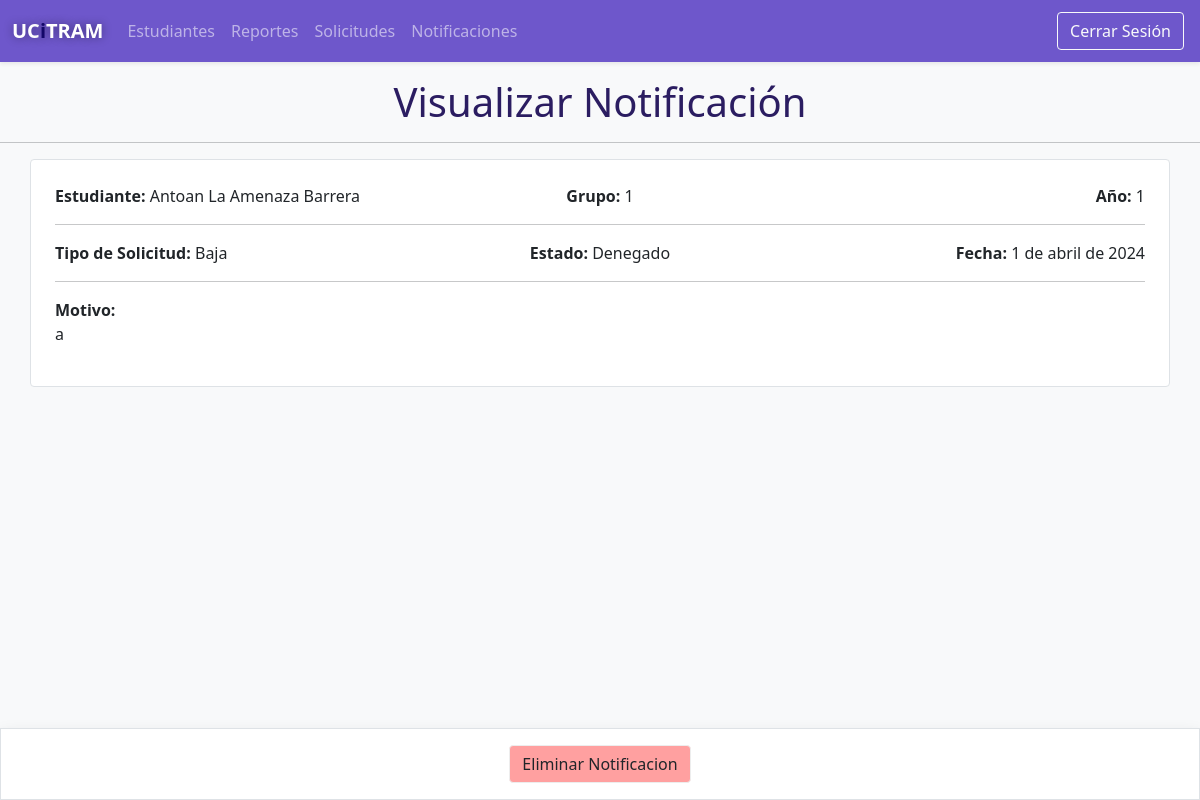
The app's page /secretario/notificaciones/13/ with its own data.
### app/models.py (models this page shows)
class NotificacionSolicitud(models.Model):
  estudiante = models.ForeignKey(Estudiante, on_delete = models.CASCADE)
  tipo = models.CharField(max_length = 255, null = 0, blank = 0)
  motivo = models.TextField(blank = 0, null = 0)
  estado = models.CharField(max_length = 50, blank = 0, null = 0)
  fecha = models.DateField()
  fecha_notificacion = models.DateField(default = timezone.now)
  visto = models.BooleanField(default=0)
  class Meta:
    verbose_name = 'Notificacion'
    verbose_name_plural = 'Notifiaciones'
    db_table = 'notificaciones'

class Usuario(models.Model):
  usuario = models.OneToOneField(User, on_delete = models.CASCADE, primary_key = 1)
  rol = models.CharField(max_length = 20, blank = 0, null = 0)
  class Meta:
    verbose_name = 'Usuario'
    verbose_name_plural = 'Usuarios'
    db_table = 'usuario'

class Estudiante(Usuario):
  grupo = models.CharField(max_length = 20, null = 0, blank = 0)
  anno = models.IntegerField(default = 1)
  class Meta:
    verbose_name = 'Estudiante'
    verbose_name_plural = 'Estudiantes'
    db_table = 'estudiantes'

class Usuario(models.Model):
  usuario = models.OneToOneField(User, on_delete = models.CASCADE, primary_key = 1)
  rol = models.CharField(max_length = 20, blank = 0, null = 0)
  class Meta:
    verbose_name = 'Usuario'
    verbose_name_plural = 'Usuarios'
    db_table = 'usuario'

### app/views/secretario/views.py (the view)
# urls.py: path('notificaciones/<int:pk>/', VisualizarNotificacion.as_view(), name='visualizar_notificacion_estudiante'),
class VisualizarNotificacion(DetailView):
  rol = 'secretario'
  model = NotificacionSolicitudSecretario
  context_object_name = 'notificacion'
  template_name = 'secretario/notificaciones/visualizar_notificacion.html'
  def dispatch(self, request, *args, **kwargs):
    a = self.get_object()
    a.visto = True
    a.save()
    return super().dispatch(request, *args, **kwargs)

### templates/secretario/notificaciones/visualizar_notificacion.html (shortened to what this page needs)
{% extends "layout/base_secretario.html" %}
{% load static %}
{% block 'sub-estilos' %}
<link rel="stylesheet" href="{% static 'css/botones.css' %}">
{% endblock %}
{% block 'contenido' %}
<div class="text-center mt-3">
  <h1>Visualizar Notificación</h1>
</div>
<hr>
<div class="container bg-white border rounded p-4">
  <div class="row">
    <div class="col-sm-4">
      <span class='fw-bold'>Estudiante:</span>
      {{notificacion.estudiante.usuario.first_name}}
      {{notificacion.estudiante.usuario.last_name}}
    </div>
    <div class="col-sm-4 text-sm-center">
      <span class='fw-bold'>Grupo:</span>
      {{notificacion.estudiante.grupo}}
    </div>
    <div class="col-sm-4 text-sm-end">
      <span class='fw-bold'>Año:</span>
      {{notificacion.estudiante.anno}}
    </div>
  </div>
  <hr>
  <div class="row">
    <div class="col-sm-4">
      <span class='fw-bold'>Tipo de Solicitud:</span> {{notificacion.tipo}}
    </div>
    <div class="col-sm-4 text-sm-center">
      <span class='fw-bold'>Estado:</span> {{notificacion.estado}}
    </div>
    <div class="col-sm-4 text-sm-end">
      <span class='fw-bold'>Fecha:</span> {{notificacion.fecha}}
    </div>
  </div>
  <hr>
  <div class='mt'>
    <span class='fw-bold'>Motivo:</span>
    <p>{{notificacion.motivo}}</p>
  </div>
</div>
<div class="mt-5 p-4"></div>
<div class="fixed-bottom d-flex p-3 justify-content-center bg-white border shadow">
  <a href="{% url "eliminar_notificacion_secretario" notificacion.pk %}" class="btn btn-eliminar">Eliminar Notificacion</a>
</div>
{% endblock %}

### static/css/secretario/secretario.css (style rules this page uses)
:root { --color-bg: rgb(110, 87, 203); --color-bg-dark: rgb(90, 73, 158); --color-bg-darker: rgb(43, 29, 97); --color-outline: rgba(110, 87, 203, 0.545); --border-color-gray: #e3e3e3; --down-transparent: #38295ef6; }
h1 { color: var(--color-bg-darker); }

### static/css/botones.css (style rules this page uses)
.btn-eliminar { background: #ffa0a0; border: .8px solid #ededed; }

### records on screen
NotificacionSolicitud: estudiante.usuario.first_name "Antoan", estudiante.usuario.last_name "La Amenaza Barrera", estudiante.grupo "1", estudiante.anno "1", tipo "Baja", estado "Denegado", fecha "1 de abril de 2024", motivo "a"
